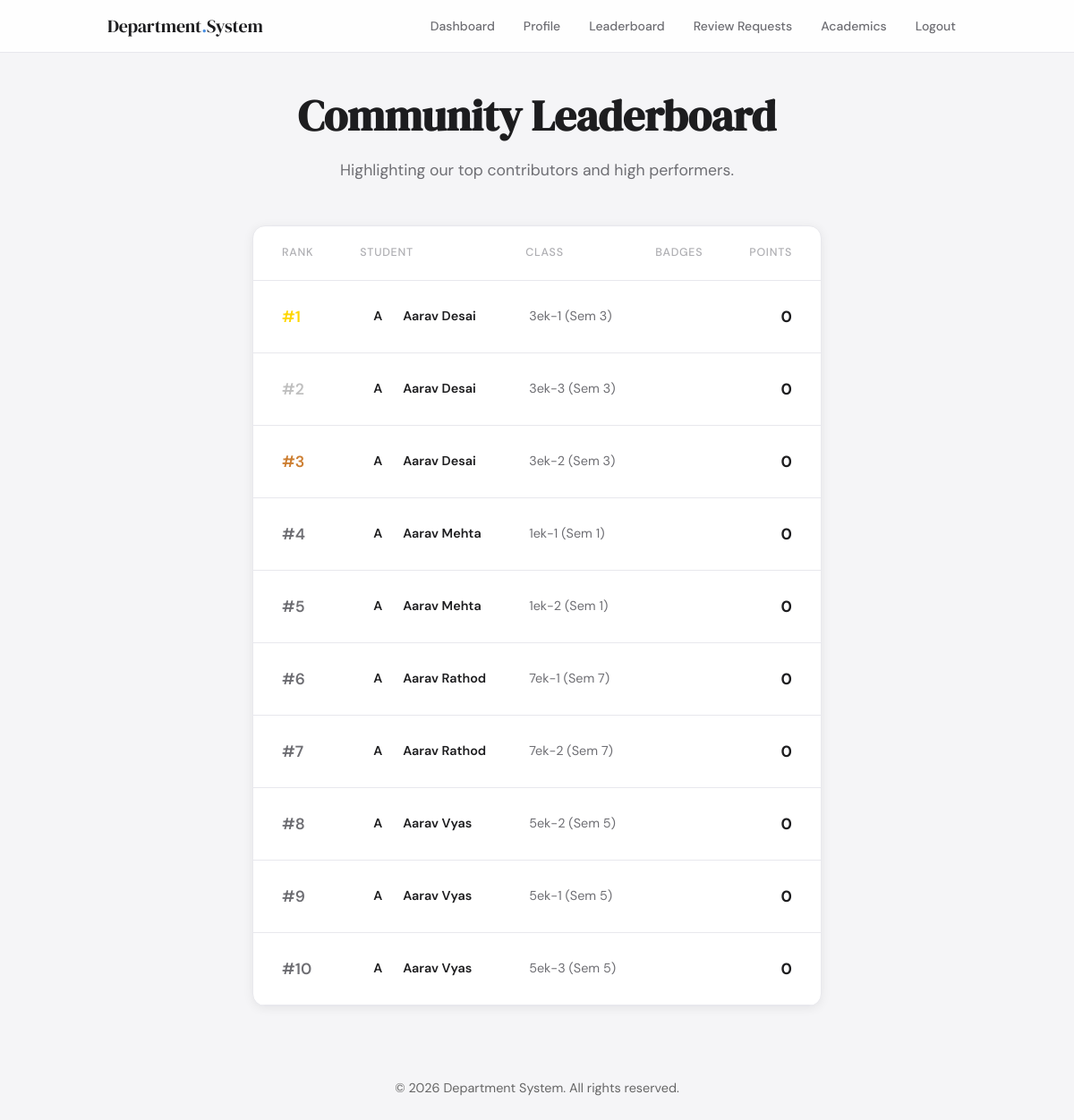
Screenshot of /public/community/leaderboard.php (signed in) with the database file from the repository.
### tables this page shows
CREATE TABLE IF NOT EXISTS profiles (
    id INT AUTO_INCREMENT PRIMARY KEY,
    user_id INT UNIQUE NOT NULL,
    branch VARCHAR(100),
    skills TEXT,
    expertise_area TEXT,
    company VARCHAR(255),
    designation VARCHAR(255),
    bio TEXT,
    github_url VARCHAR(255),
    leetcode_url VARCHAR(255),
    portfolio_url VARCHAR(255),
    hobbies TEXT,
    target_role VARCHAR(100),
    is_alumni TINYINT DEFAULT 0,
    college_name VARCHAR(255),
    graduation_year VARCHAR(10),
    degree VARCHAR(100),
    experience_years INT,
    teaching_interests TEXT,
    is_cc TINYINT DEFAULT 0,
    cc_class VARCHAR(50),
    cc_semester INT,
    community_score INT DEFAULT 0,
    created_at TIMESTAMP DEFAULT CURRENT_TIMESTAMP,
    FOREIGN KEY (user_id) REFERENCES users(id) ON DELETE CASCADE
);

CREATE TABLE IF NOT EXISTS users (
    id INT AUTO_INCREMENT PRIMARY KEY,
    name VARCHAR(120) NOT NULL,
    email VARCHAR(120) UNIQUE NOT NULL,
    phone VARCHAR(20),
    password VARCHAR(255) NOT NULL,
    role ENUM('student','faculty','expert','admin') NOT NULL,
    pac_category ENUM('premium', 'average', 'challenged') DEFAULT 'average',
    class_name VARCHAR(50),
    semester INT,
    batch VARCHAR(30),
    roll_no VARCHAR(50),
    emp_id VARCHAR(50),
    linkedin_url VARCHAR(255),
    is_verified TINYINT DEFAULT 1,
    created_at TIMESTAMP DEFAULT CURRENT_TIMESTAMP
);

### public/community/leaderboard.php (the view, shortened to what this page needs)
<?php
require_once __DIR__ . '/../../app/config/db.php';
require_once __DIR__ . '/../../app/includes/header.php';
$leader_query = $conn->query("
    SELECT u.id, u.name, p.community_score, u.class_name, u.semester
    FROM users u
    JOIN profiles p ON u.id = p.user_id
    WHERE u.role = 'student'
    ORDER BY p.community_score DESC, u.name ASC
    LIMIT 10
");
$leaders = $leader_query->fetch_all(MYSQLI_ASSOC);
?>
<div class="wrapper" style="padding: 2rem;">
    <div style="max-width: 900px; margin: 0 auto;">
        <div style="text-align: center; margin-bottom: 3rem;">
            <h1 style="font-family: 'DM Serif Display', serif; font-size: 3rem; margin-bottom: 0.5rem;">Community Leaderboard</h1>
            <p style="color: var(--text-2); font-size: 1.1rem;">Highlighting our top contributors and high performers.</p>
        </div>
        <div class="card" style="padding: 0; overflow: hidden;">
            <table style="width: 100%; border-collapse: collapse; text-align: left;">
                <thead style="background: var(--bg-2); border-bottom: 1px solid var(--border);">
                    <tr>
                        <th style="padding: 1.25rem 2rem; color: var(--text-3); font-weight: 500; width: 80px;">Rank</th>
                        <th style="padding: 1.25rem; color: var(--text-3); font-weight: 500;">Student</th>
                        <th style="padding: 1.25rem; color: var(--text-3); font-weight: 500;">Class</th>
                        <th style="padding: 1.25rem; color: var(--text-3); font-weight: 500;">Badges</th>
                        <th style="padding: 1.25rem 2rem; color: var(--text-3); font-weight: 500; text-align: right;">Points</th>
                    </tr>
                </thead>
                <tbody>
                    <?php
                    $rank = 1;
                    foreach ($leaders as $student):
                    ?>
                        <tr style="border-bottom: 1px solid var(--border);">
                            <td style="padding: 1.5rem 2rem; font-weight: 600; font-size: 1.1rem; color: var(--text-2);">
                                <?php if ($rank === 1): ?>
                                    <span style="color: #FFD700;">#1</span>
                                <?php elseif ($rank === 2): ?>
                                    <span style="color: #C0C0C0;">#2</span>
                                <?php elseif ($rank === 3): ?>
                                    <span style="color: #CD7F32;">#3</span>
                                <?php else: ?>
                                    #<?= $rank ?>
                                <?php endif; ?>
                            </td>
                            <td style="padding: 1.5rem;">
                                <div style="display: flex; align-items: center; gap: 12px;">
                                    <div style="width: 32px; height: 32px; background: var(--bg-2); border-radius: 50%; display: flex; align-items: center; justify-content: center; font-weight: 600; color: var(--primary);">
                                        <?= substr($student['name'], 0, 1) ?>
                                    </div>
                                    <a href="view_student.php?id=<?= $student['id'] ?>" style="text-decoration: none; color: var(--text); font-weight: 600;">
                                        <?= htmlspecialchars($student['name']) ?>
                                    </a>
                                </div>
                            </td>
                            <td style="padding: 1.5rem; color: var(--text-2); font-size: 0.9rem;">
                                <?= htmlspecialchars($student['class_name']) ?> (Sem <?= $student['semester'] ?>)
                            </td>
                            <td style="padding: 1.5rem;">
                            </td>
                            <td style="padding: 1.5rem 2rem; text-align: right; font-weight: 700; color: var(--primary); font-size: 1.1rem;">
                                <?= number_format($student['community_score']) ?>
                            </td>
                        </tr>
                    <?php
                        $rank++;
                    endforeach;
                    ?>
                </tbody>
            </table>
        </div>
    </div>
</div>
<?php require_once __DIR__ . '/../../app/includes/footer.php'; ?>

### public/assets/css/style.css (style rules this page uses)
:root { --bg: #f5f5f7; --surface: #ffffff; --surface-2: #f9f9fb; --border: #e8e8ed; --accent: #4a90e2; --accent-hover: #2f78d3; --accent-light: #eef5fd; --text: #1d1d1f; --text-2: #6e6e73; --text-3: #aeaeb2; --success: #34c759; --warning: #ff9f0a; --error: #ff3b30; --pending-bg: #fff8ec; --pending-text: #b06000; --accepted-bg: #eef5fd; --accepted-text: #1a5fa8; --completed-bg: #edfbf3; --completed-text: #1a7a40; --radius: 14px; --radius-sm: 8px; --shadow: 0 2px 12px rgba(0,0,0,0.07); --shadow-lg: 0 8px 32px rgba(0,0,0,0.10); }
*, *::before, *::after { box-sizing: border-box; margin: 0; padding: 0; }
html { font-size: 16px; }
body { font-family: 'DM Sans', sans-serif; background: var(--bg); color: var(--text); min-height: 100vh; line-height: 1.6; }
.wrapper, .page-wrap { max-width: 960px; margin: 0 auto; padding: 2.5rem 2rem; }
.card { background: var(--surface); border-radius: var(--radius); box-shadow: var(--shadow); border: 1px solid var(--border); padding: 2rem; margin-bottom: 1rem; }
table { width: 100%; border-collapse: collapse; }
th { text-align: left; font-size: 0.78rem; font-weight: 600; color: var(--text-3); text-transform: uppercase; letter-spacing: 0.06em; padding: 0.6rem 1rem; border-bottom: 1.5px solid var(--border); }
td { padding: 0.9rem 1rem; border-bottom: 1px solid var(--border); font-size: 0.9rem; color: var(--text); }
tr:last-child td { border-bottom: none; }

### rows the page displays
profiles: shows "#1", user.name "A", user.name "Aarav Desai", user.class_name "3ek-1", user.semester "3", community_score "0"
profiles: shows "#2", user.name "A", user.name "Aarav Desai", user.class_name "3ek-3", user.semester "3", community_score "0"
profiles: shows "#3", user.name "A", user.name "Aarav Desai", user.class_name "3ek-2", user.semester "3", community_score "0"
profiles: user.name "A", user.name "Aarav Mehta", user.class_name "1ek-1", user.semester "1", community_score "0"
profiles: user.name "A", user.name "Aarav Mehta", user.class_name "1ek-2", user.semester "1", community_score "0"
profiles: user.name "A", user.name "Aarav Rathod", user.class_name "7ek-1", user.semester "7", community_score "0"
profiles: user.name "A", user.name "Aarav Rathod", user.class_name "7ek-2", user.semester "7", community_score "0"
profiles: user.name "A", user.name "Aarav Vyas", user.class_name "5ek-2", user.semester "5", community_score "0"
profiles: user.name "A", user.name "Aarav Vyas", user.class_name "5ek-1", user.semester "5", community_score "0"
profiles: user.name "A", user.name "Aarav Vyas", user.class_name "5ek-3", user.semester "5", community_score "0"
